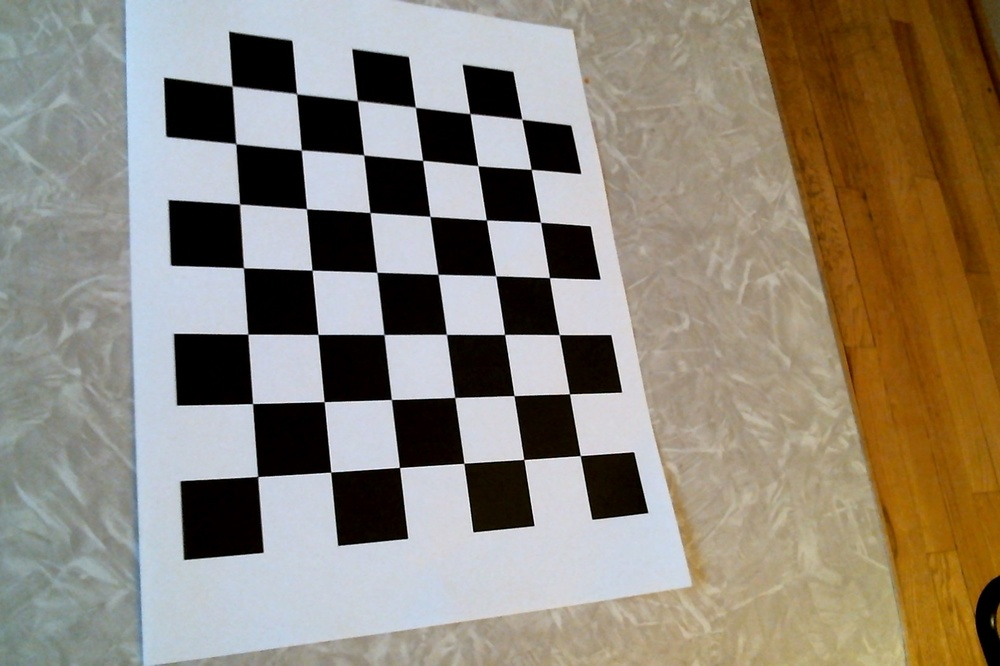
#> input picture calibration/Photo on 2-24-20 at 5.15 PM.jpg, 1000 x 666 px, shrunk from 1616 x 1077 before the run; its folder holds only this picture in this run
$ python camera_cal.py
#> lines starting #> are read from the running program, lines starting #| are printed output that depends on the picture; after the words box and inside, x2 and y2 are one past the last pixel; in counts of white or black regions, pixels touching at a corner belong together
import numpy as np
import cv2 as cv
import glob

# termination criteria
criteria = (cv.TERM_CRITERIA_EPS + cv.TERM_CRITERIA_MAX_ITER, 30, 0.001)
# prepare object points, like (0,0,0), (1,0,0), (2,0,0) ....,(6,5,0)
objp = np.zeros((6*7,3), np.float32)
objp[:,:2] = np.mgrid[0:7,0:6].T.reshape(-1,2)
# Arrays to store object points and image points from all the images.
objpoints = [] # 3d point in real world space
imgpoints = [] # 2d points in image plane.
images = glob.glob('calibration/*.jpg')
for fname in images:
    img = cv.imread(fname)
#> img is the input picture: shape (666, 1000, 3); mean B, G, R 118.3, 132.5, 141.8
    gray = cv.cvtColor(img, cv.COLOR_BGR2GRAY)
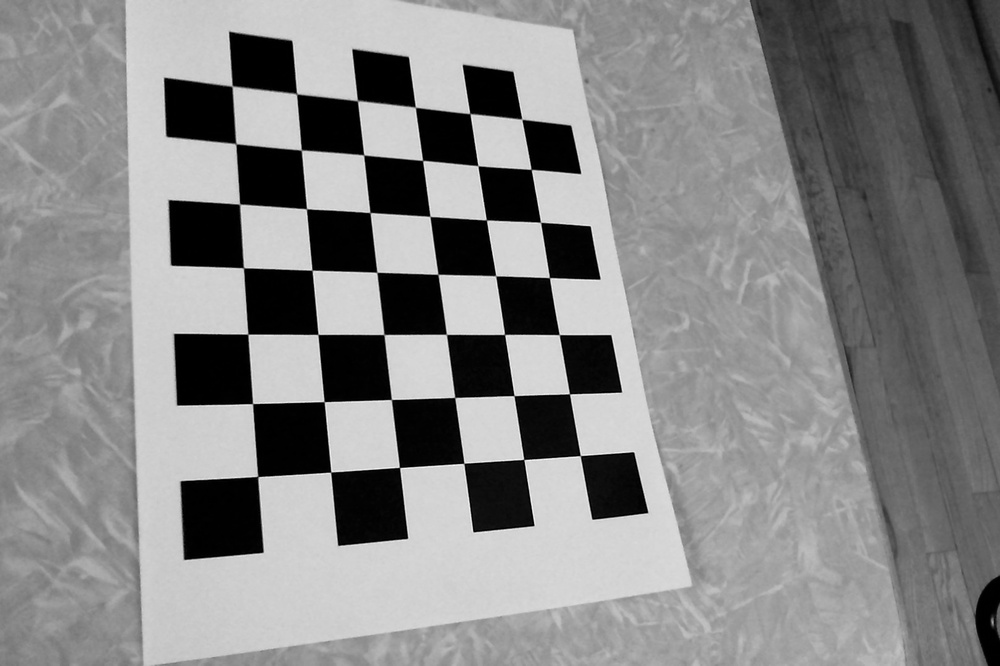
#> gray: shape (666, 1000); min 0, max 252, mean 133.6
    # Find the chess board corners
    ret, corners = cv.findChessboardCorners(gray, (7,6), None)
#> ret = True; corners = 42 rows, first 8: [257.9, 476.5], [252.6, 403.6], [247.9, 334.1], [243.5, 267.7], [239.7, 204.2], [236, 144], [232, 86.07], [330.7, 472.1]
    # If found, add object points, image points (after refining them)
    if ret == True:
        objpoints.append(objp)
        corners2 = cv.cornerSubPix(gray,corners, (11,11), (-1,-1), criteria)
#> corners2 = 42 rows, first 8: [257.7, 476.5], [252.5, 403.6], [247.8, 334.1], [243.5, 267.8], [239.5, 204.1], [235.7, 143.6], [232.1, 86.09], [330.7, 472]
        print(corners2)
#> (printed output is left out)
        imgpoints.append(corners)
        # Draw and display the corners
        cv.drawChessboardCorners(img, (7,6), corners2, ret)
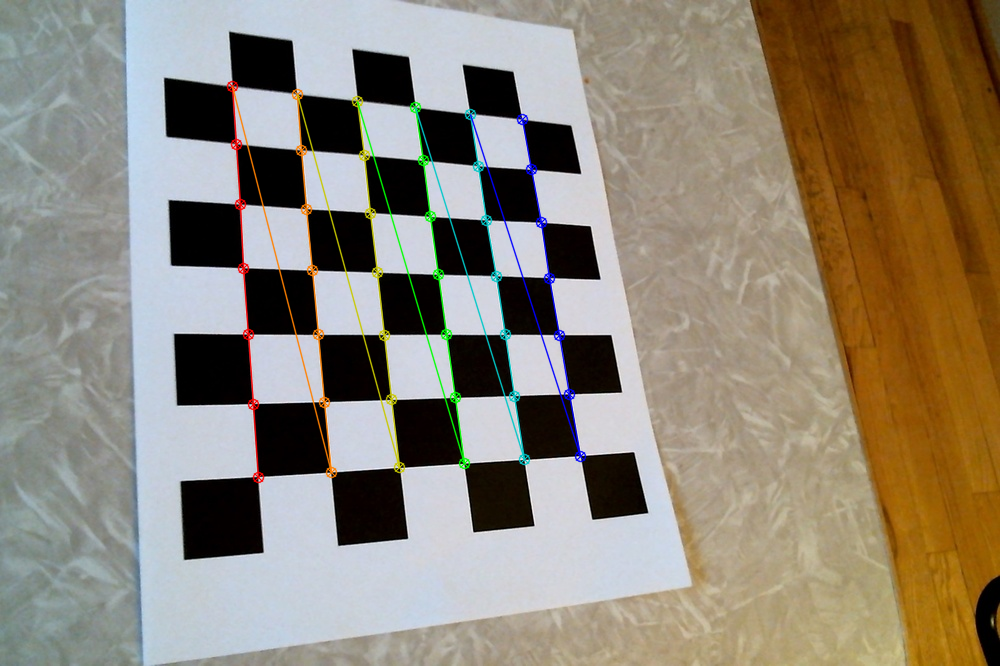
#> img: shape (666, 1000, 3); 2.32% of pixels changed, all inside (x1, y1, x2, y2) = (226, 80, 587, 484)
        cv.imshow('img', img)
        cv.waitKey(500)

cv.destroyAllWindows()

ret, mtx, dist, rvecs, tvecs = cv.calibrateCamera(objpoints, imgpoints, gray.shape[::-1], None, None)
#> ret = 0.288; mtx = [[1063.6, 0, 633.9], [0, 1115.4, 270.3], [0, 0, 1]]; dist = [[0.00877, -0.37, -0.00576, -0.00462, 0.685]]; rvecs = ([0.0877, -0.77, -1.59],); tvecs = ([-5.13, 2.7, 14.48],)

np.savez('calib.npz', mtx=mtx, dist=dist, rvecs=rvecs, tvecs=tvecs)

$ run again, on calibration/Photo on 2-24-20 at 5.19 PM #4.jpg
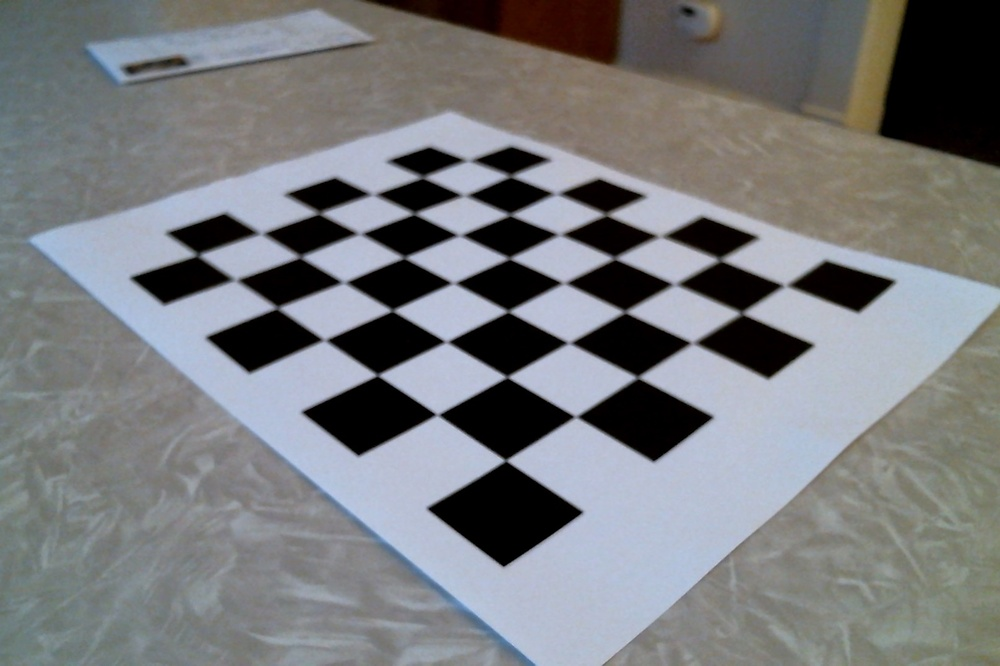
#> input picture calibration/Photo on 2-24-20 at 5.19 PM #4.jpg, 1000 x 666 px, shrunk from 1616 x 1077 before the run
#> img is the input picture: shape (666, 1000, 3); mean B, G, R 125.4, 122.6, 120.7
#> `gray = cv.cvtColor(img, cv.COLOR_BGR2GRAY)`:
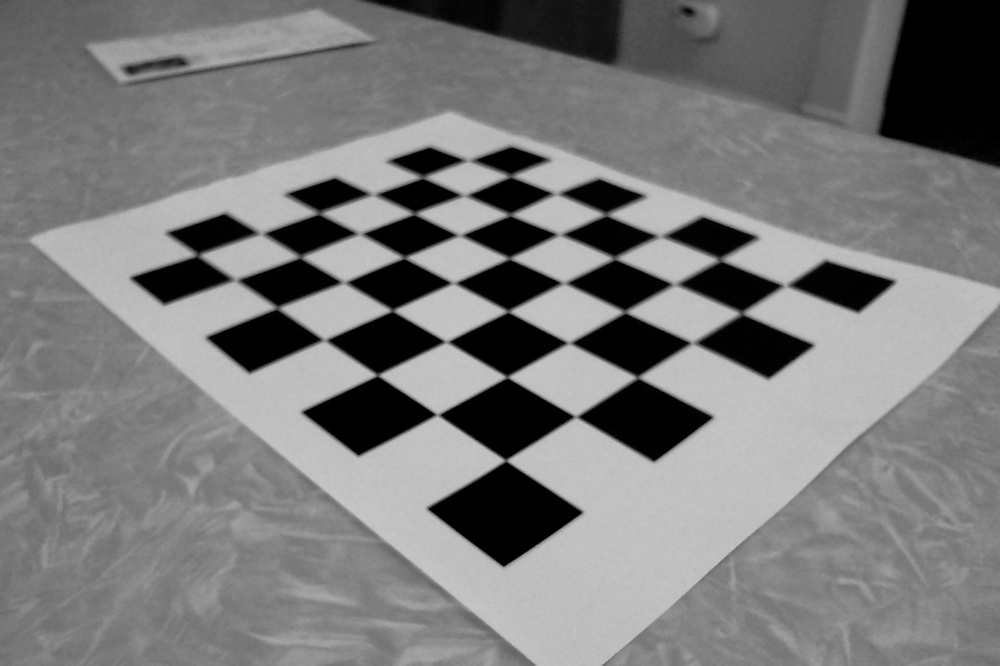
#> gray: shape (666, 1000); min 0, max 200, mean 122.4
#> `ret, corners = cv.findChessboardCorners(gray, (7,6), None)`: ret = True; corners = 42 rows, first 8: [505, 460.1], [437.5, 415.4], [377.9, 376.3], [324, 339.5], [278, 307.5], [235.5, 280], [196.5, 255], [575.5, 416.5]
#> corners2 = 42 rows, first 8: [505.6, 460.3], [437.3, 414.7], [377.4, 375], [324.5, 340.1], [277.3, 307.8], [235.5, 279.8], [197.7, 255], [575.7, 416.6]
#> (printed output is left out)
#> `cv.drawChessboardCorners(img, (7,6), corners2, ret)`:
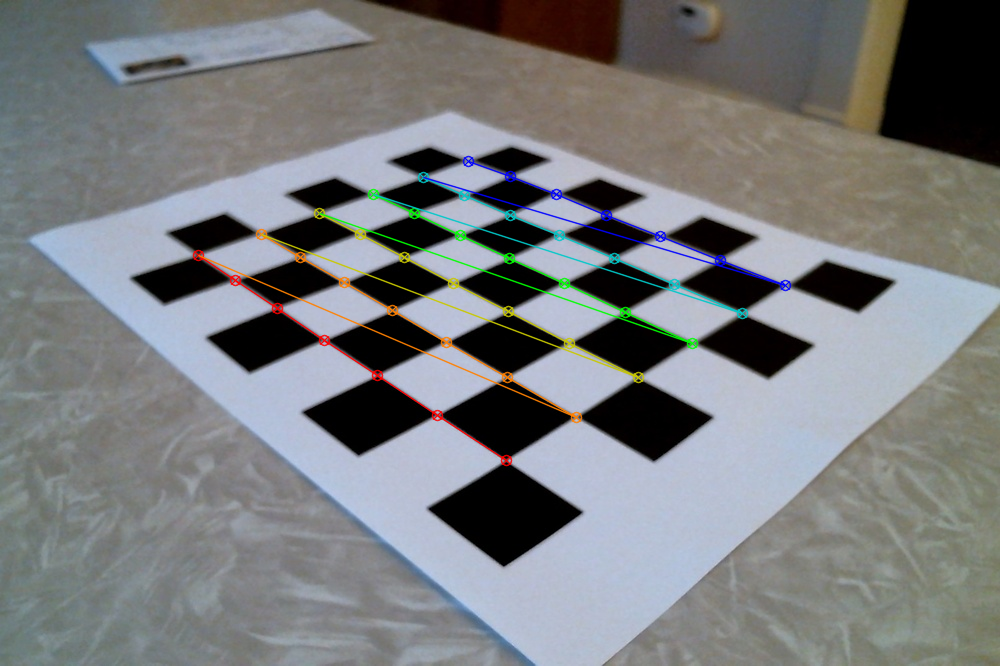
#> img: shape (666, 1000, 3); 2.19% of pixels changed, all inside (x1, y1, x2, y2) = (192, 155, 792, 467)
#> `ret, mtx, dist, rvecs, tvecs = cv.calibrateCamera(objpoints, imgpoints..`: ret = 0.554; mtx = [[611.5, 0, 490.1], [0, 392.5, 332.8], [0, 0, 1]]; dist = [[0.0336, -0.28, -0.00905, -0.00258, 0.398]]; rvecs = ([-0.316, -0.705, -2.24],); tvecs = ([0.149, 1.9, 5.84],)

$ run again, on calibration/Photo on 2-24-20 at 5.19 PM.jpg
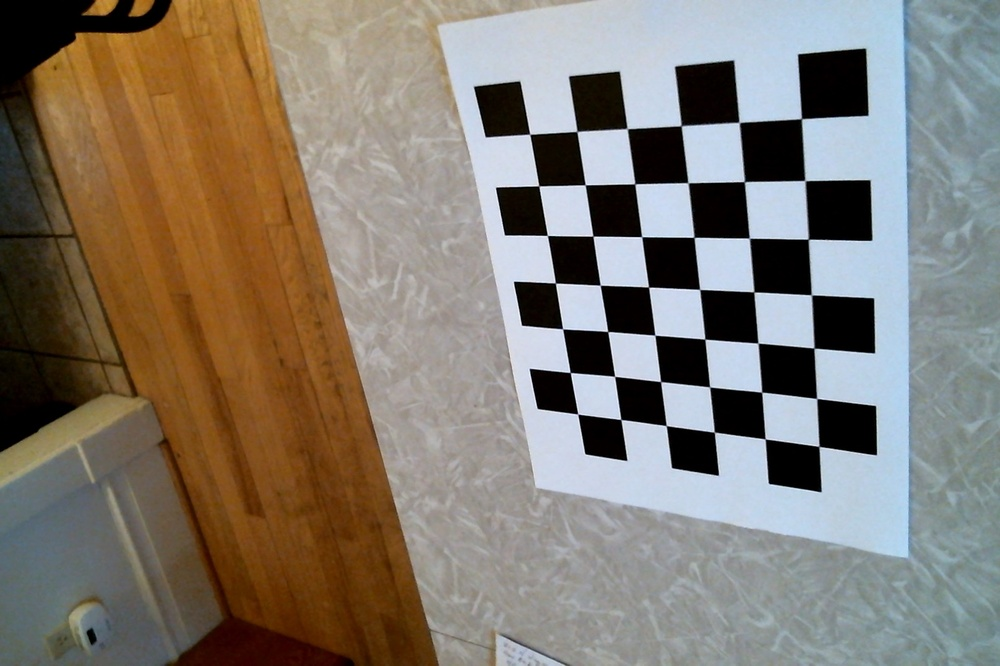
#> input picture calibration/Photo on 2-24-20 at 5.19 PM.jpg, 1000 x 666 px, shrunk from 1616 x 1077 before the run
#> img is the input picture: shape (666, 1000, 3); mean B, G, R 111.4, 121.8, 129.8
#> `gray = cv.cvtColor(img, cv.COLOR_BGR2GRAY)`:
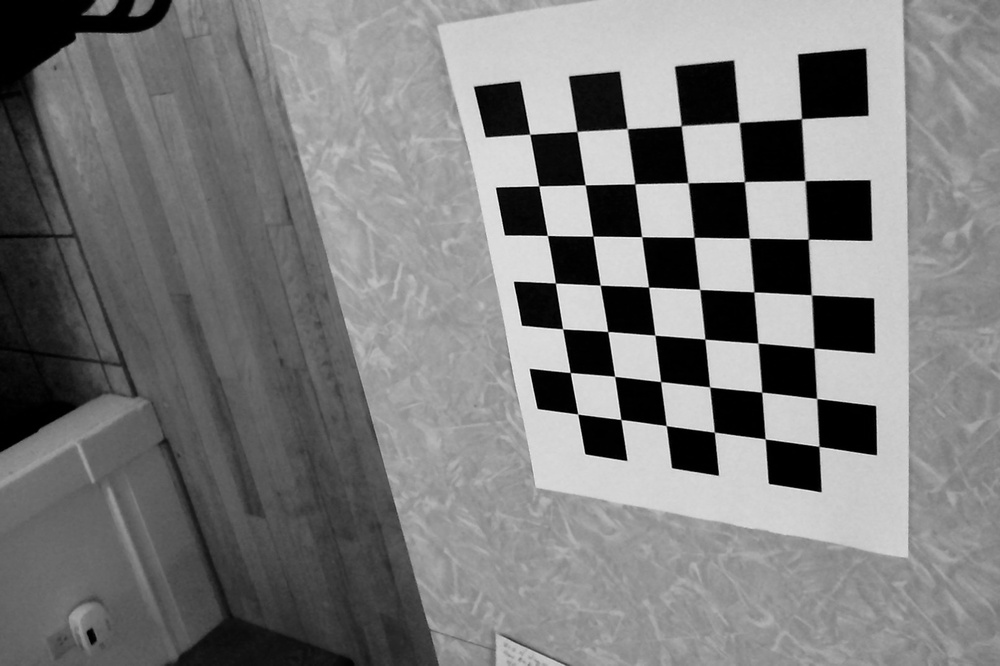
#> gray: shape (666, 1000); min 0, max 248, mean 123
#> `ret, corners = cv.findChessboardCorners(gray, (7,6), None)`: ret = True; corners = 42 rows, first 8: [801.5, 118.5], [804.9, 180.5], [808.3, 239.3], [811.3, 294.9], [814, 348], [816.8, 398.5], [818.9, 446.4], [739.1, 122.4]
#> corners2 = 42 rows, first 8: [801.5, 118.7], [805, 180.6], [808.3, 239.2], [811.4, 294.8], [814, 348.1], [816.6, 398.5], [819, 446.4], [739.2, 122.4]
#> (printed output is left out)
#> `cv.drawChessboardCorners(img, (7,6), corners2, ret)`:
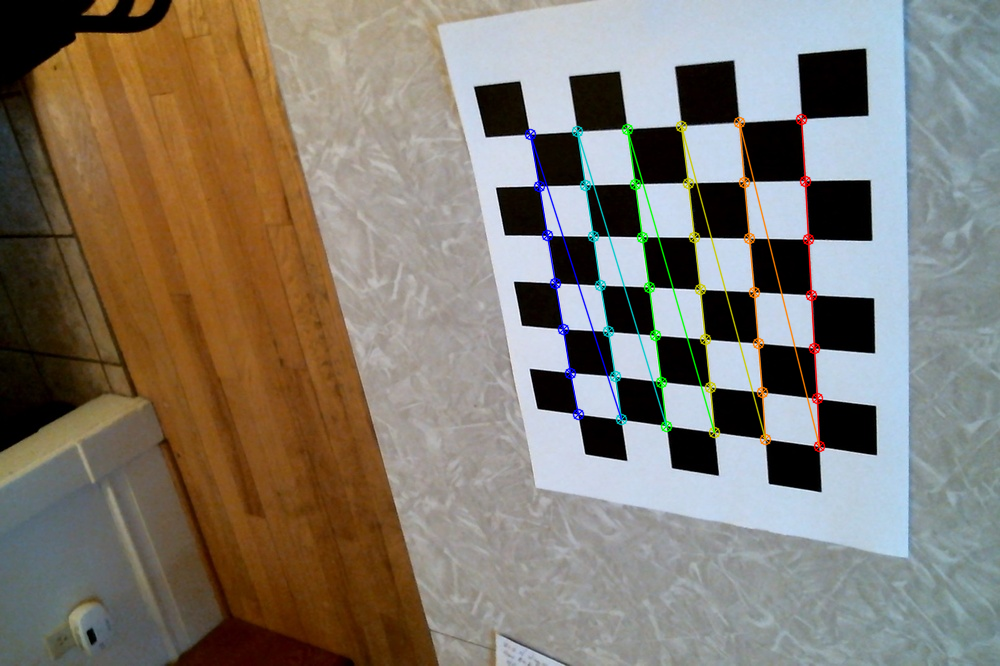
#> img: shape (666, 1000, 3); 2.02% of pixels changed, all inside (x1, y1, x2, y2) = (524, 113, 826, 453)
#> `ret, mtx, dist, rvecs, tvecs = cv.calibrateCamera(objpoints, imgpoints..`: ret = 0.225; mtx = [[1041.7, 0, 343.7], [0, 1047.5, 448.1], [0, 0, 1]]; dist = [[0.0741, -0.823, 2.83e-05, 0.00172, 1.48]]; rvecs = ([1.01, 0.139, 1.38],); tvecs = ([7.17, -5.14, 16.16],)

$ run again, on calibration/Photo on 2-24-20 at 5.20 PM #2.jpg
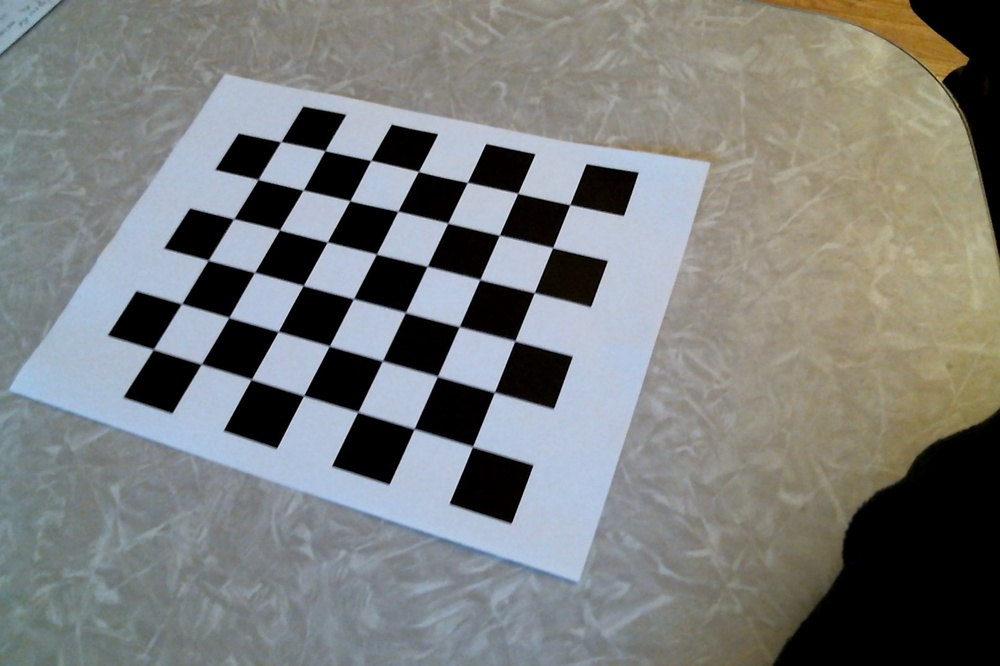
#> input picture calibration/Photo on 2-24-20 at 5.20 PM #2.jpg, 1000 x 666 px, shrunk from 1616 x 1077 before the run
#> img is the input picture: shape (666, 1000, 3); mean B, G, R 124, 125.4, 123
#> `gray = cv.cvtColor(img, cv.COLOR_BGR2GRAY)`:
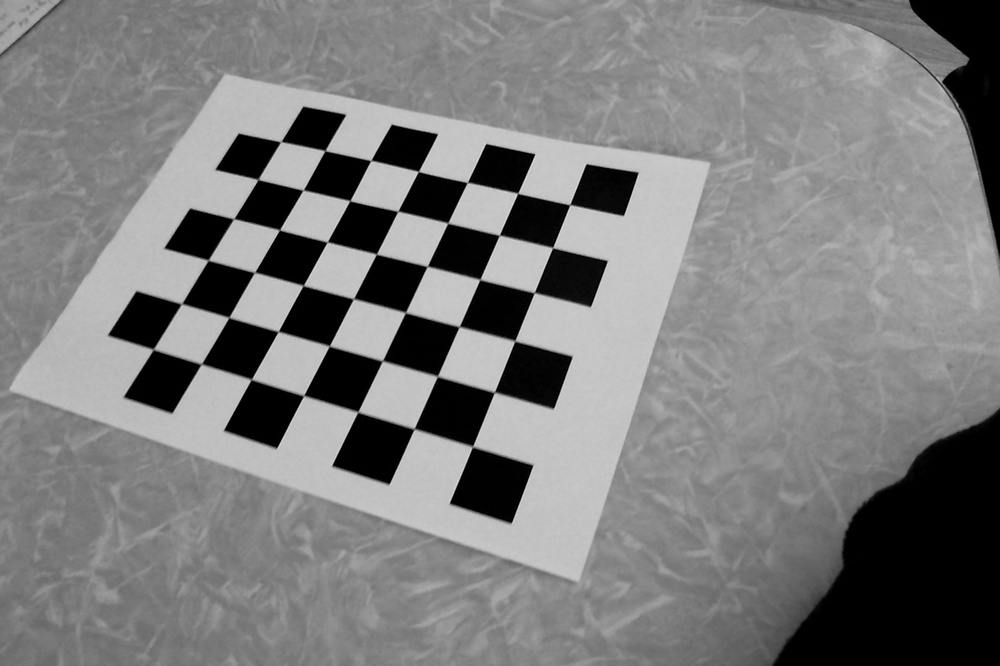
#> gray: shape (666, 1000); min 0, max 223, mean 124.5
#> `ret, corners = cv.findChessboardCorners(gray, (7,6), None)`: ret = True; corners = 42 rows, first 8: [472.5, 446.6], [414, 429], [357.8, 411.9], [303.5, 395.6], [251, 379.5], [201.5, 363.9], [153.3, 349.4], [494.3, 392.3]
#> corners2 = 42 rows, first 8: [472.5, 446.5], [414.1, 428.8], [357.8, 411.9], [303.6, 395.6], [251.3, 379.4], [201.3, 364], [153.3, 349.3], [494.4, 392.3]
#> (printed output is left out)
#> `cv.drawChessboardCorners(img, (7,6), corners2, ret)`:
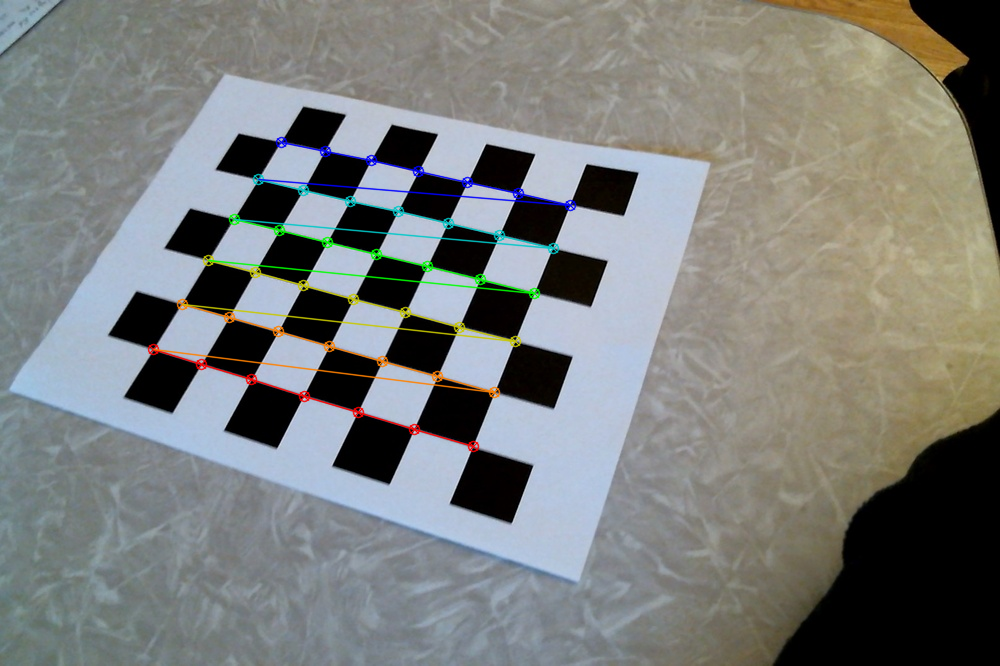
#> img: shape (666, 1000, 3); 2.06% of pixels changed, all inside (x1, y1, x2, y2) = (147, 136, 577, 453)
#> `ret, mtx, dist, rvecs, tvecs = cv.calibrateCamera(objpoints, imgpoints..`: ret = 0.303; mtx = [[686.1, 0, 531.4], [0, 632, 322.2], [0, 0, 1]]; dist = [[0.0255, -0.263, -0.00704, -0.00618, 0.404]]; rvecs = ([-0.234, -0.548, -2.78],); tvecs = ([-0.918, 2.1, 10.68],)
